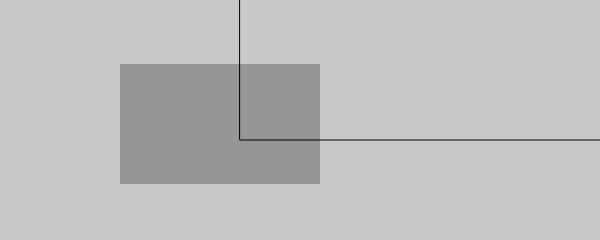
Frame 1 (no input)
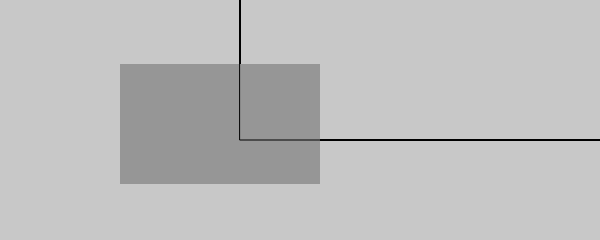
Frame 60 (no input)
Frame 120 (the mouse pressed at the canvas centre since frame 60): identical to frame 60, image omitted

The p5.js sketch that drew these frames (run headless with seeded random() and noise() and a simulated clock; from frame 60 on, the mouse is pressed at the canvas centre):

// p5.js sketch
// ── sketch.js
function setup() {
	createCanvas(600, 240);
	background(200);
}
function draw() {
	noStroke(); // 取消描边
	fill(150); // 填充中灰色
	rect(120, 64, 200, 120); // 无描边的矩形

	noFill(); // 取消填充
	stroke(0);// 黑色边框
	rect(240, -60, 400, 200); // 无填充的矩形
}
